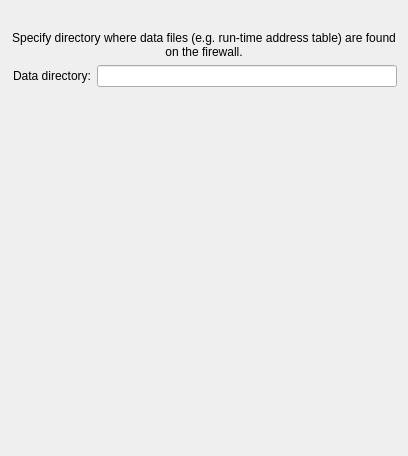
     <widget class="QWidget" name="tab_2">
      <attribute name="title">
       <string>Data</string>
      </attribute>
      <layout class="QGridLayout" name="linux24Advanced_gridLayout">
       <item row="0" column="1">
        <spacer name="spacer">
         <property name="orientation">
          <enum>Qt::Orientation::Vertical</enum>
         </property>
         <property name="sizeType">
          <enum>QSizePolicy::Policy::Fixed</enum>
         </property>
         <property name="sizeHint" stdset="0">
          <size>
           <width>20</width>
           <height>20</height>
          </size>
         </property>
        </spacer>
       </item>
       <item row="1" column="0" colspan="3">
        <widget class="QLabel" name="label456_2">
         <property name="text">
          <string>Specify directory where data files (e.g. run-time address table) are found on the firewall.</string>
         </property>
         <property name="alignment">
          <set>Qt::AlignmentFlag::AlignCenter</set>
         </property>
         <property name="wordWrap">
          <bool>true</bool>
         </property>
        </widget>
       </item>
       <item row="2" column="0">
        <widget class="QLabel" name="label453_3">
         <property name="text">
          <string>Data directory:</string>
         </property>
         <property name="alignment">
          <set>Qt::AlignmentFlag::AlignRight|Qt::AlignmentFlag::AlignTrailing|Qt::AlignmentFlag::AlignVCenter</set>
         </property>
         <property name="wordWrap">
          <bool>false</bool>
         </property>
        </widget>
       </item>
       <item row="2" column="1" colspan="2">
        <widget class="QLineEdit" name="linux24_data_dir">
         <property name="minimumSize">
          <size>
           <width>300</width>
           <height>0</height>
          </size>
         </property>
        </widget>
       </item>
       <item row="3" column="2">
        <spacer name="verticalSpacer_3">
         <property name="orientation">
          <enum>Qt::Orientation::Vertical</enum>
         </property>
         <property name="sizeHint" stdset="0">
          <size>
           <width>20</width>
           <height>358</height>
          </size>
         </property>
        </spacer>
       </item>
      </layout>
     </widget>
